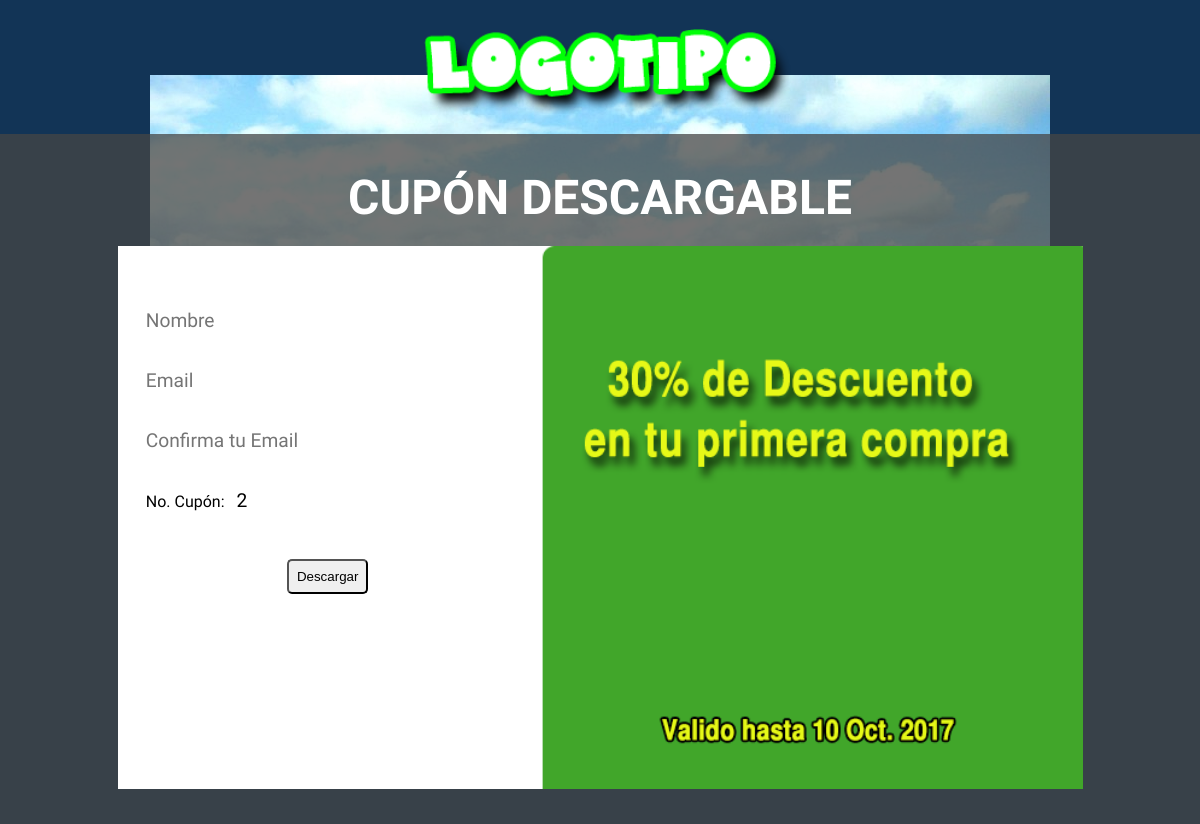
Page /businesses/Pruebaaurora/coupon.php?device=normal&idR=61615 on the committed database.
### tables this page shows
CREATE TABLE IF NOT EXISTS `businesses` (
  `id` int(11) NOT NULL AUTO_INCREMENT,
  `type` varchar(15) NOT NULL,
  `creation_date` varchar(15) NOT NULL,
  `business_name` varchar(50) NOT NULL,
  `logo` varchar(25) NOT NULL,
  `content_title` varchar(50) NOT NULL,
  `content` text NOT NULL,
  `feature_one` varchar(100) NOT NULL,
  `feature_two` varchar(100) NOT NULL,
  `feature_three` varchar(100) NOT NULL,
  `coupon_image` varchar(25) NOT NULL,
  `precoupon_image` varchar(25) NOT NULL,
  `business_legend` varchar(150) NOT NULL,
  `contact_legend` text NOT NULL,
  `contact_address` text NOT NULL,
  `map` text NOT NULL,
  `font_link` text NOT NULL,
  `font_family` varchar(50) NOT NULL,
  `form` text NOT NULL,
  `m_tag_enable` tinyint(1) NOT NULL,
  `pixel` text NOT NULL,
  `pixel_tag_enable` tinyint(1) NOT NULL,
  `background_color` varchar(10) NOT NULL,
  `background_image` varchar(25) NOT NULL,
  `content_color` varchar(10) NOT NULL,
  `text_content_color` varchar(10) NOT NULL,
  `text_address_color` varchar(10) NOT NULL,
  `form_title` varchar(50) NOT NULL,
  `form_color` varchar(10) NOT NULL,
  `form_button_color` varchar(10) NOT NULL,
  `data_base` varchar(30) NOT NULL,
  `coupon_prefix` int(11) NOT NULL,
  `coupons_total` int(11) NOT NULL,
  `coupons_generated` int(11) NOT NULL,
  `coupons_available` int(11) NOT NULL,
  `contact_email` varchar(50) NOT NULL,
  `enabled` tinyint(1) NOT NULL,
  `listID` varchar(50) NOT NULL,
  KEY `id` (`id`)
);

CREATE TABLE IF NOT EXISTS `pruebaaurora` (
  `id` int(11) NOT NULL AUTO_INCREMENT,
  `numero` int(11) NOT NULL,
  `nombre` varchar(50) NOT NULL DEFAULT '',
  `email` varchar(50) NOT NULL DEFAULT '',
  `fecha` varchar(15) NOT NULL DEFAULT '',
  `hora` varchar(15) NOT NULL DEFAULT '',
  `formato` varchar(4) NOT NULL DEFAULT '',
  `observaciones` varchar(100) NOT NULL DEFAULT '',
  `mc` int(2) NOT NULL DEFAULT '0',
  PRIMARY KEY (`id`)
);

### businesses/Pruebaaurora/coupon.php (the view, shortened to what this page needs)
<?php
	include_once("include/connections.php");
?>
<!DOCTYPE html>
<html>
			<?php
				$result = mysqli_query($connection,"SELECT * FROM businesses WHERE id = " . DB_ID);
				while($row = mysqli_fetch_array($result)){
					$device = $_GET['device'];
					$font_family = $row['font_family'];
			?><head>
				<link rel="stylesheet" type="text/css" href="styles.css">
			</head>
			<?php
				if($row['background_color'] != "") {
					$style = "background-color: #" . $row['background_color'] . "; ";
				}
				if($device != "mobile"){
					if($row['background_image'] != "") {
						$style .= "background-image: url('" . $row['background_image'] . "'); ";
					}
				}
				if($row['font_family'] != "") {
					$style .= $row['font_family'];
				} else {
					$style .= "font-family: Arial, Helvetica, sans-serif;";
				}
			?>
			<body style = "<?php echo $style; ?>">
				<header class = "logo-image">
					<img src = "<?php echo $row['logo']; ?>" />
				</header>
				<?php
					if($row['content_color'] != "") {
						if($device != "mobile"){
							$color = $row['content_color'];
							$hex = array( $color[0] . $color[1], $color[2] . $color[3], $color[4] . $color[5] );
							$rgb =  array_map('hexdec', $hex);
							$content_color = 'rgba('.implode(",",$rgb).',0.75)';
						} else {
							$content_color = '#'. $row['content_color'];
						}
					}
				?>
				<div class = "content" <?php if($row['content_color'] != "") { echo "style = \"background-color: " . $content_color . "\""; } ?>>
					<h2 class = "coupon-title" <?php if($row['text_content_color'] != "") { echo "style = \"color: #" . $row['text_content_color'] . "\""; }?>>CUP&Oacute;N DESCARGABLE</h2>
					<div class = "coupon-contents">
						<?php
							if($device == "normal"){
							?>
								<img class = "pre-coupon" src = "<?php echo $row['precoupon_image']; ?>" />
							<?php
							} if($device == "mobile"){
								if(!isset($_POST['submit'])){
									if($row['business_legend'] != ""){
										?>
										<p style = "text-align: center; margin-bottom: 25px"><?php echo $row['business_legend']; ?></p>
										<?php
									}
								}
							}
						}
						?>
						<?php
							$result = mysqli_query($connection,"SELECT * FROM " . DB_TABLE . " ORDER BY id DESC LIMIT 1");
							while($row = mysqli_fetch_array($result)) {
								$cupon_numero = $row['numero'] + 1;
							}
						?>
						<?php
							if(!isset($_POST['submit'])){
								$idR = $_GET['idR'];
							?>
							<form action = "coupon.php?device=<?php echo $device; ?>&idR=<?php echo $idR; ?>"  method = "post">
								<input class = "name-space" style = "width: 70%; <?php echo $font_family; ?>;" type = "text" name = "nombre" value = "" placeholder = "Nombre" />
								<br /><br />
								<input class = "name-space" style = "width: 70%; <?php echo $font_family; ?>;" type = "text" name = "email" value = "" placeholder = "Email" />
								<br /><br />
								<input class = "name-space" style = "width: 70%; <?php echo $font_family; ?>;" type = "text" name = "email2" value = "" placeholder = "Confirma tu Email" />
								<br /><br />
								<div style = "background-color: #ffffff; border-radius: 3px; border: 1px solid white; padding-left: 8px; padding-right: 8px; width: 70%;">
									No. Cup&oacute;n: <input class = "number-space" style = "width: 40%; <?php echo $font_family; ?>;" type = "text" name = "numero" value = "<?php echo $cupon_numero; ?>" readonly = "readonly">
								</div>
								<br /><br />
								<input type = "submit" name = "submit" value = "Descargar" class = "button-space" onclick = "return printCoupon();" />
								<br /><br />
							</form>
							<?php
							}
						?>
					</div>
				</div>
			</body>
		</html>

### businesses/Pruebaaurora/styles.css (style rules this page uses)
* { margin: 0px; padding: 0px; }
header { padding: 5px; }
header img { position: relative; display: block; margin-left: auto; margin-right: auto; max-width: 382px; width: 100%; height: auto; }
body { background-repeat: no-repeat; background-attachment: fixed; background-position: center; }
.content { position: relative; display: block; width: 100%; background-color: rgba(128,128,128,0.75); padding-top: 15px; padding-bottom: 15px; margin-top: 15px; }
.coupon-title { text-align: center; padding-top: 20px; padding-bottom: 20px; }
.pre-coupon { position: relative; display: block; max-width: 965px; width: 100%; }
.coupon-contents { position: relative; display: block; margin-right: auto; margin-left: auto; margin-bottom: 20px; max-width: 965px; width: 100%; height: auto; }
.coupon-contents form { top: 10%; left: 2%; }
.name-space { padding: 8px; border: 1px solid white; border-radius: 3px; font-size: 120%; }
.number-space { padding: 8px; border: 0; font-size: 120%; background-color: transparent; }
.button-space { display: block; padding: 8px; border-radius: 5px; margin-left: auto; margin-right: auto; }

### rows in the picture
businesses: logo (picture), precoupon_image (picture)
pruebaaurora: numero "2"
